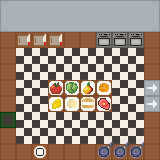

A 2D game scene composited from a Tiled map and its tileset images. What follows is a short description and the map's XML, with every tile layer's data as written:
An orthogonal 10x10 tile map with 16x16 px tiles, 1 tile layer (Tile Layer 1).

<map version="1.9" tiledversion="1.9.2" orientation="orthogonal" renderorder="right-down" width="10" height="10" tilewidth="16" tileheight="16" infinite="0" nextlayerid="2" nextobjectid="1">
 <tileset firstgid="1" source="KitchenTileSet.tsx" />
 <layer id="1" name="Tile Layer 1" width="10" height="10">
  <data encoding="csv">
19,18,18,18,18,18,18,18,18,20,
16,21,21,21,21,21,21,21,21,17,
1,2,2,2,1,1,25,25,25,1,
1,10,10,10,10,10,10,10,10,1,
1,10,10,10,10,10,10,10,10,1,
1,10,10,4,6,5,24,10,10,15,
1,10,10,22,23,8,7,10,10,15,
14,10,10,10,10,10,10,10,10,1,
1,10,10,10,10,10,11,12,12,1,
1,1,13,1,1,1,3,9,9,1
</data>
 </layer>
</map>